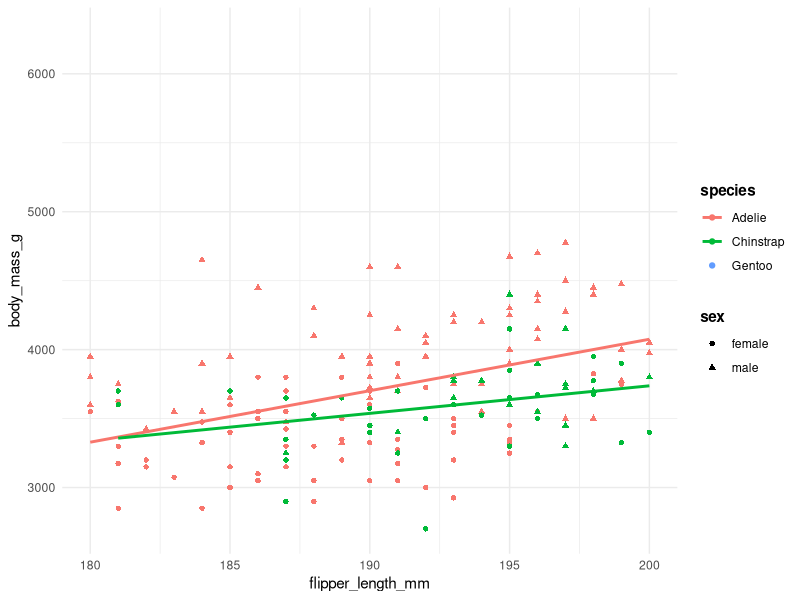
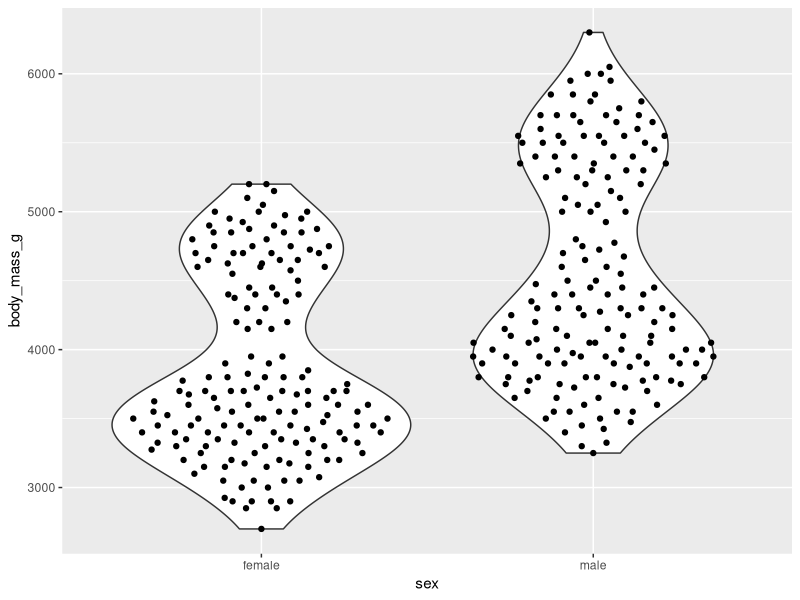

Source code (R) for these figures, in order:
## ---- chunk 1
1 + 1
## ---- chunk 2
0 / 0
## ---- chunk 3
1 * 10
## ---- chunk 4
10 %/% 2
## ---- chunk 5
10 %% 2
## ---- chunk 6
x <- 10
x = 10
## ---- chunk 7
x <- 1:10
x + 1
## ---- chunk 8
y <- x^2
y
## ---- chunk 9
mean(x = y)
## ---- chunk 10
library(palmerpenguins)
## ---- chunk 11
str(penguins)
## ---- chunk 12
head(penguins$species)
## ---- chunk 13
library(tidyverse)
## ---- chunk 14
add_one <- function(x) {
  x + 1
}
## ---- chunk 15
x %>% add_one() %>% sum()
## ---- chunk 16
x %>% add_one() %>% sum()
## ---- chunk 17
add_this <- function(x, y) {
  x + y
}
## ---- chunk 18
x |> add_this(10)
x %>% add_this(x = 10, y = .)
## ---- chunk 19
x |> (\(x) x + 1)()
## ---- chunk 20
add_one = \(x) + 1
## ---- chunk 21
x |> 
  (function(x) {x + 1})()
## ---- chunk 22
x <- 1:10
x > 5
## ---- chunk 23
c(1, 3, 2, 3)
## ---- chunk 24
#| label: fig-penguin-plot
#| fig-cap: Linear regression on penguin data.
plt <- penguins |> 
  drop_na() |> 
  ggplot(aes(flipper_length_mm, body_mass_g, shape = sex, color = species)) +
  geom_point() +
  theme_minimal() +
  theme(
    legend.title = element_text(face = "bold")
  ) +
  geom_smooth(method = "lm", se = FALSE, aes(group = species)) +
  scale_x_continuous(limits = c(180, 200))
  # lims(x = c(180, 200)) +
  # coord_cartesian(xlim = c(180, 200))

plt
## ---- chunk 25
penguins |> 
  drop_na() |>
  ggplot(aes(sex, body_mass_g)) +
  geom_violin() +
  ggbeeswarm::geom_quasirandom()
## ---- chunk 26
penguins |> 
  select(species, island, bill_length_mm)
## ---- chunk 27
penguins |> 
  select(-species)
## ---- chunk 28
penguins |> 
  select(starts_with("bill"))
## ---- chunk 29
penguins |> 
  mutate(
    new_column = bill_length_mm * 10,
    new_column2 = bill_length_mm - bill_depth_mm
  ) |> 
  select(starts_with("new"), everything())
## ---- chunk 30
penguins |> 
  summarise(
    hello = mean(bill_length_mm, na.rm = TRUE)
  )
## ---- chunk 31
penguins |> 
  group_by(species) |> 
  summarise(
    m = mean(bill_length_mm, na.rm = TRUE)
  ) |> 
  ungroup()
## ---- chunk 32

